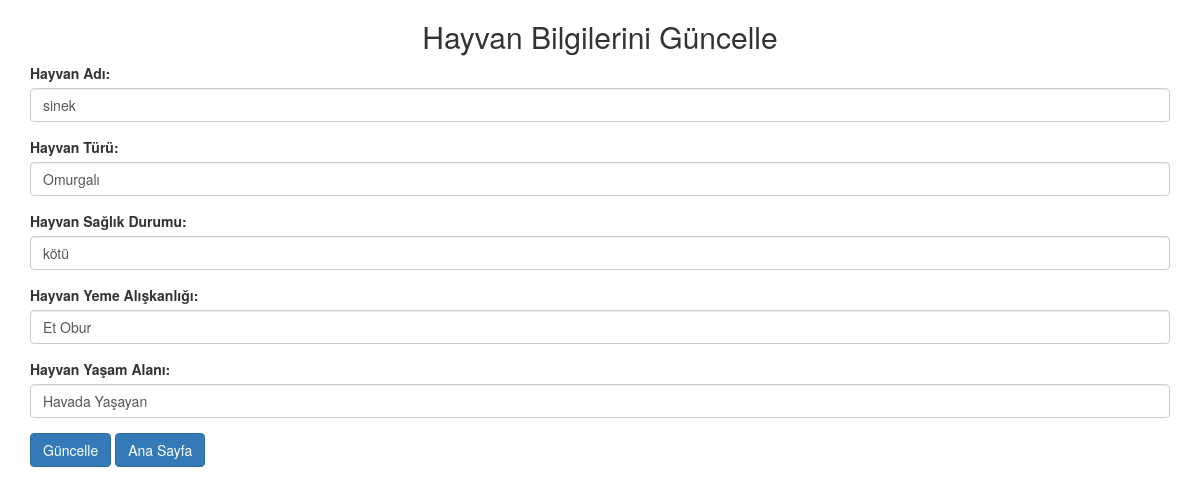
/hayvan_guncelle.php?id=1, run on the app's committed database.
### tables this page shows
CREATE TABLE `hayvanlar` (
  `hayvan_id` int(11) NOT NULL,
  `hayvan_ad` varchar(255) DEFAULT NULL,
  `hayvan_turu` varchar(255) DEFAULT NULL,
  `hayvan_saglik` varchar(255) DEFAULT NULL,
  `hayvan_yeme` varchar(255) DEFAULT NULL,
  `hayvan_yasam` varchar(255) DEFAULT NULL
);

### hayvan_guncelle.php (the view, shortened to what this page needs)
<?php
include('sql.php');
if(isset($_GET["id"])) {
    $hayvan_id = $_GET["id"];
    $sql = "SELECT * FROM hayvanlar WHERE hayvan_id = $hayvan_id";
    $result = $conn->query($sql);
    $row = $result->fetch_assoc();
}
?>
<!DOCTYPE html>
<html lang="en">
<head>
    <link rel="stylesheet" href="https://maxcdn.bootstrapcdn.com/bootstrap/3.3.7/css/bootstrap.min.css">
</head>
<body>
    <div class="container">
        <h2 class="text-center">Hayvan Bilgilerini Güncelle</h2>
        <form method="post">
            <div class="form-group">
                <label for="hayvan_ad">Hayvan Adı:</label>
                <input type="text" class="form-control" id="hayvan_ad" name="hayvan_ad" value="<?php echo $row['hayvan_ad']; ?>">
            </div>
            <div class="form-group">
                <label for="hayvan_turu">Hayvan Türü:</label>
                <input type="text" class="form-control" id="hayvan_turu" name="hayvan_turu" value="<?php echo $row['hayvan_turu']; ?>">
            </div>
            <div class="form-group">
                <label for="hayvan_saglik">Hayvan Sağlık Durumu:</label>
                <input type="text" class="form-control" id="hayvan_saglik" name="hayvan_saglik" value="<?php echo $row['hayvan_saglik']; ?>">
            </div>
            <div class="form-group">
                <label for="hayvan_yeme">Hayvan Yeme Alışkanlığı:</label>
                <input type="text" class="form-control" id="hayvan_yeme" name="hayvan_yeme" value="<?php echo $row['hayvan_yeme']; ?>">
            </div>
            <div class="form-group">
                <label for="hayvan_yasam">Hayvan Yaşam Alanı:</label>
                <input type="text" class="form-control" id="hayvan_yasam" name="hayvan_yasam" value="<?php echo $row['hayvan_yasam']; ?>">
            </div>
            <button type="submit" class="btn btn-primary">Güncelle</button>
            <a href="test.php" class="btn btn-primary btn-default">Ana Sayfa</a>
        </form>
    </div>
</body>
</html>

### data on the page
hayvanlar: hayvan_ad "sinek", hayvan_turu "Omurgalı", hayvan_saglik "kötü", hayvan_yeme "Et Obur", hayvan_yasam "Havada Yaşayan"
